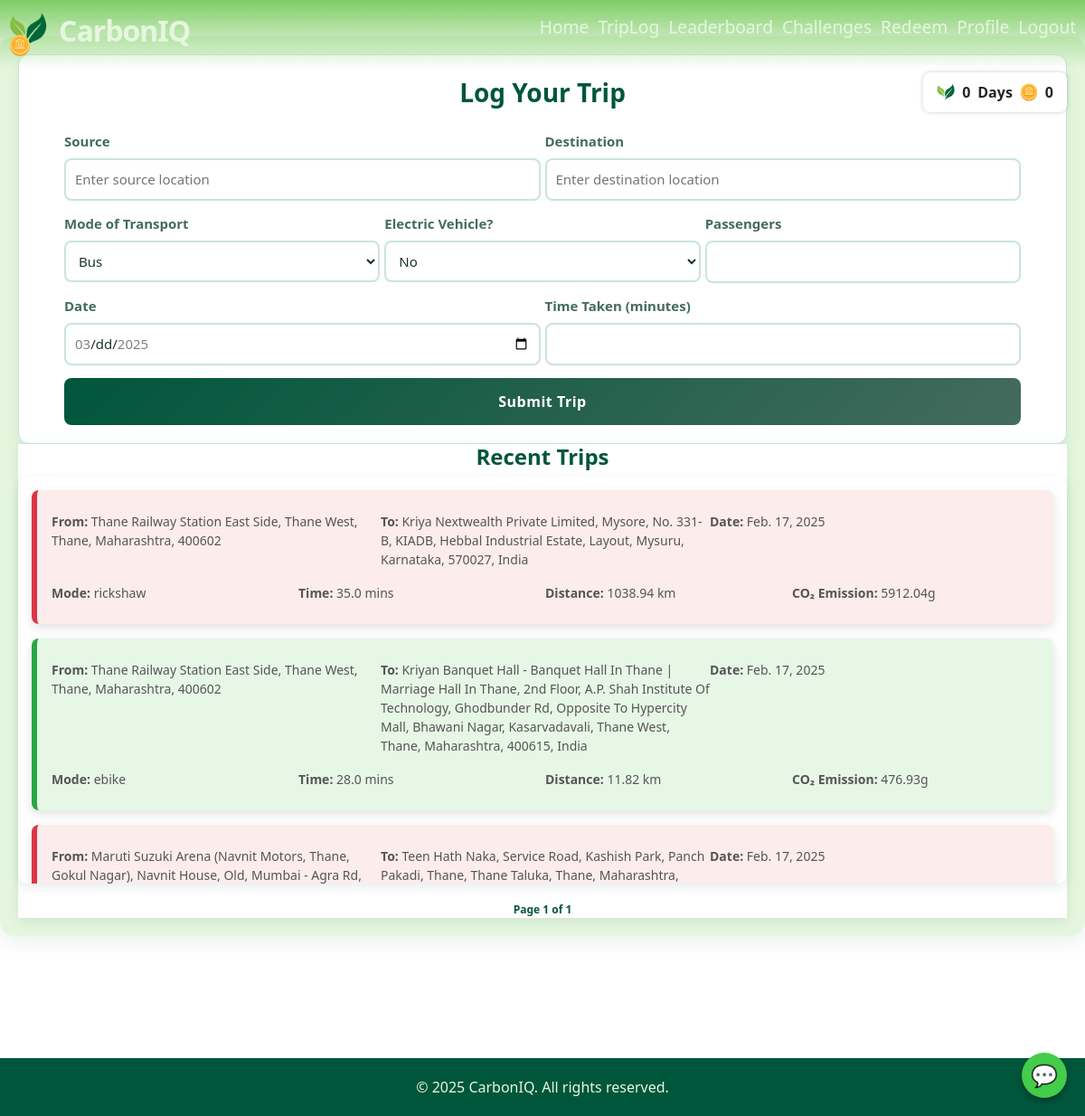
Page /logtrip/ (signed in) on the earlier database version.
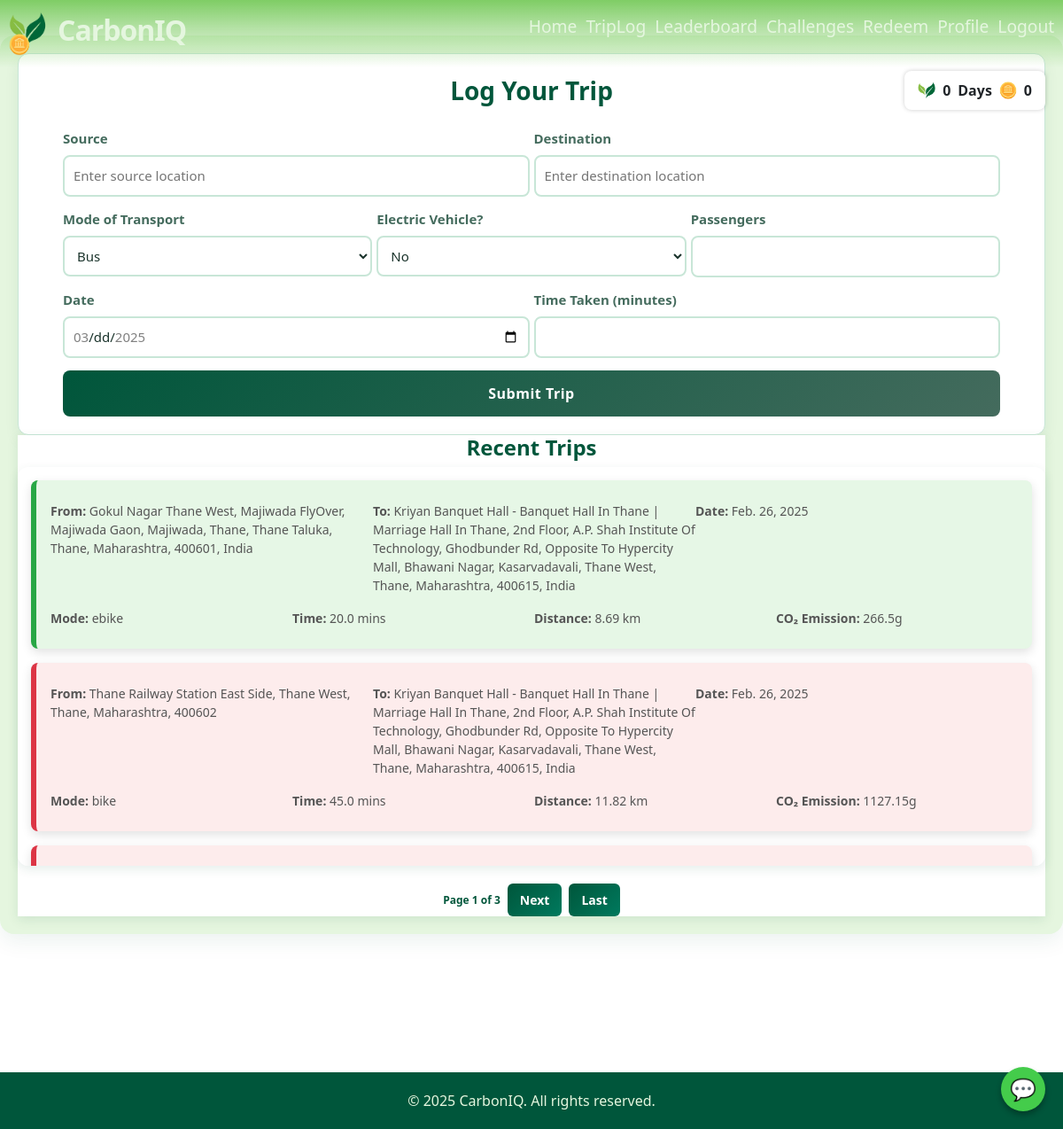
Same page on the later database version.
### mainapp/models.py (models this page shows, shortened)
class TripLog(models.Model):
    user = models.ForeignKey(User, on_delete=models.CASCADE, related_name="trips")
    source_address = models.CharField(max_length=255)
    source_lat = models.DecimalField(max_digits=9, decimal_places=6)
    source_lng = models.DecimalField(max_digits=9, decimal_places=6)
    destination_address = models.CharField(max_length=255)
    dest_lat = models.DecimalField(max_digits=9, decimal_places=6)
    dest_lng = models.DecimalField(max_digits=9, decimal_places=6)
    mode_of_transport = models.CharField(max_length=50)
    time_taken = models.FloatField()  # User-entered trip time in minutes
    api_duration = models.FloatField()  # Fetched time from API in minutes
    api_distance = models.FloatField()  # Fetched distance from API in km
    electric_vehicle = models.BooleanField(default=False)
    co2_emission = models.FloatField()  # CO2 emission in grams
    date = models.DateField()
    passengers = models.IntegerField(default=1)
    public_transport = models.BooleanField(default=False)  # Whether it was public transport
    greener_travel = models.BooleanField(default=False)  # Whether it was a greener travel option
    created_at = models.DateTimeField(auto_now_add=True)

### mainapp/views.py (the view, shortened to what this page needs)
# urls.py: path('logtrip/', mviews.logtrip, name='logtrip'),
@login_required(login_url='/login/')
def logtrip(request):
    user = request.user
    trip_logs = TripLog.objects.filter(user=user).order_by("-date", "-created_at")
    paginator = Paginator(trip_logs, 3)
    page_number = request.GET.get("page")
    trip_logs_page = paginator.get_page(page_number)
    return render(request, "mainapp/logtrip.html", {"trip_logs": trip_logs_page})

### templates/mainapp/logtrip.html (shortened to what the changed rows need)
{% extends 'mainapp/base.html' %}
{% load static %}
{% block extra_head %}
<link rel="stylesheet" href="{% static 'css/logtrip.css' %}">
{% endblock %}
{% block content %}
<div class="container" style="margin-top: 40px;">
    <div class="col">
        <div>
            <div class="form-container">
                <h2>Log Your Trip</h2>
            </div>
        </div>
        <div class="trip-container-bada">
            <div class="trip-container">
                <div class="trip-log-wrapper">
                    <div class="trip-log-container">
                        {% if trip_logs %}
                        {% for trip in trip_logs %}
                        <div class="trip-summary {% if trip.greener_travel %}green-trip{% else %}red-trip{% endif %}">
                            <div class="trip-row">
                                <span><strong>From:</strong> {{ trip.source_address }}</span>
                                <span><strong>To:</strong> {{ trip.destination_address }}</span>
                                <span><strong>Date:</strong> {{ trip.date }}</span>
                            </div>
                            <div class="trip-row">
                                <span><strong>Mode:</strong> {{ trip.mode_of_transport }}</span>
                                <span><strong>Time:</strong> {{ trip.time_taken }} mins</span>
                                <span><strong>Distance:</strong> {{ trip.api_distance }} km</span>
                                <span><strong>CO₂ Emission:</strong> {{ trip.co2_emission }}g</span>
                            </div>
                        </div>
                        {% endfor %}
                        {% else %}
                        <p class="no-trips">No trips logged yet.</p>
                        {% endif %}
                    </div>
                </div>
                <div class="pagination bottom-pagination">
                    <span class="page-info">Page {{ trip_logs.number }} of {{ trip_logs.paginator.num_pages }}</span>
                    {% if trip_logs.has_next %}
                    <button class="pagination-btn next-btn"
                        onclick="location.href='?page={{ trip_logs.next_page_number }}'">Next</button>
                    <button class="pagination-btn last-btn"
                        onclick="location.href='?page={{ trip_logs.paginator.num_pages }}'">Last</button>
                    {% endif %}
                </div>
            </div>
        </div>
    </div>
</div>
{% endblock %}

Differences in the rows shown:
no longer on this page (row unchanged): TripLog: source_address "Thane Railway Station East Side, Thane West, Thane, Maharashtra, 400602", destination_address "Kriya Nextwealth Private Limited, Mysore, No. 331-B, KIADB, Hebbal Industrial Estate, Layout, Mysuru, Karnataka, 570027, India", date "Feb. 17, 2025", mode_of_transport "rickshaw", time_taken "35.0", api_distance "1038.94", co2_emission "5912.04"
no longer on this page (row unchanged): TripLog: source_address "Thane Railway Station East Side, Thane West, Thane, Maharashtra, 400602", destination_address "Kriyan Banquet Hall - Banquet Hall In Thane | Marriage Hall In Thane, 2nd Floor, A.P. Shah Institute Of Technology, Ghodbunder Rd, Opposite To Hypercity Mall, Bhawani Nagar, Kasarvadavali, Thane West, Thane, Maharashtra, 400615, India", date "Feb. 17, 2025", mode_of_transport "ebike", time_taken "28.0", api_distance "11.82", co2_emission "476.93", greener_travel True (drawn)
no longer on this page (row unchanged): TripLog: source_address "Maruti Suzuki Arena (Navnit Motors, Thane, Gokul Nagar), Navnit House, Old, Mumbai - Agra Rd,…", destination_address "Teen Hath Naka, Service Road, Kashish Park, Panch Pakadi, Thane, Thane Taluka, Thane, Maharashtra,…", date "Feb. 17, 2025"
added TripLog: source_address "Gokul Nagar Thane West, Majiwada FlyOver, Majiwada Gaon, Majiwada, Thane, Thane Taluka, Thane, Maharashtra, 400601, India", destination_address "Kriyan Banquet Hall - Banquet Hall In Thane | Marriage Hall In Thane, 2nd Floor, A.P. Shah Institute Of Technology, Ghodbunder Rd, Opposite To Hypercity Mall, Bhawani Nagar, Kasarvadavali, Thane West, Thane, Maharashtra, 400615, India", date "Feb. 26, 2025", mode_of_transport "ebike", time_taken "20.0", api_distance "8.69", co2_emission "266.5", greener_travel True (drawn)
added TripLog: source_address "Thane Railway Station East Side, Thane West, Thane, Maharashtra, 400602", destination_address "Kriyan Banquet Hall - Banquet Hall In Thane | Marriage Hall In Thane, 2nd Floor, A.P. Shah Institute Of Technology, Ghodbunder Rd, Opposite To Hypercity Mall, Bhawani Nagar, Kasarvadavali, Thane West, Thane, Maharashtra, 400615, India", date "Feb. 26, 2025", mode_of_transport "bike", time_taken "45.0", api_distance "11.82", co2_emission "1127.15"
Other differences:
{{ trip_logs.paginator.num_pages }}: "1" → "3"
text now shown: "Next Last"
